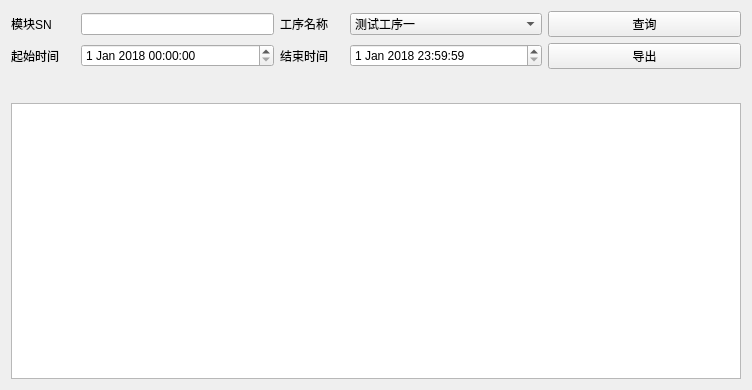
<?xml version="1.0" encoding="UTF-8"?>
<ui version="4.0">
 <class>Form</class>
 <widget class="QWidget" name="Form">
  <property name="geometry">
   <rect>
    <x>0</x>
    <y>0</y>
    <width>752</width>
    <height>390</height>
   </rect>
  </property>
  <property name="windowTitle">
   <string>Form</string>
  </property>
  <layout class="QVBoxLayout" name="verticalLayout_2">
   <item>
    <layout class="QVBoxLayout" name="verticalLayout" stretch="2,1,10">
     <item>
      <layout class="QGridLayout" name="gridLayout" columnstretch="1,3,1,3,3" columnminimumwidth="1,3,1,3,3">
       <item row="0" column="0">
        <widget class="QLabel" name="label">
         <property name="text">
          <string>模块SN</string>
         </property>
        </widget>
       </item>
       <item row="0" column="1">
        <widget class="QLineEdit" name="lineEdit_sn"/>
       </item>
       <item row="1" column="2">
        <widget class="QLabel" name="label_3">
         <property name="text">
          <string>结束时间</string>
         </property>
        </widget>
       </item>
       <item row="1" column="3">
        <widget class="QDateTimeEdit" name="dateTimeEdit_end">
         <property name="dateTime">
          <datetime>
           <hour>23</hour>
           <minute>59</minute>
           <second>59</second>
           <year>2018</year>
           <month>1</month>
           <day>1</day>
          </datetime>
         </property>
        </widget>
       </item>
       <item row="1" column="0">
        <widget class="QLabel" name="label_2">
         <property name="text">
          <string>起始时间</string>
         </property>
        </widget>
       </item>
       <item row="1" column="1">
        <widget class="QDateTimeEdit" name="dateTimeEdit_start">
         <property name="dateTime">
          <datetime>
           <hour>0</hour>
           <minute>0</minute>
           <second>0</second>
           <year>2018</year>
           <month>1</month>
           <day>1</day>
          </datetime>
         </property>
        </widget>
       </item>
       <item row="0" column="2">
        <widget class="QLabel" name="label_4">
         <property name="text">
          <string>工序名称</string>
         </property>
        </widget>
       </item>
       <item row="0" column="3">
        <widget class="QComboBox" name="comboBox">
         <item>
          <property name="text">
           <string>测试工序一</string>
          </property>
         </item>
         <item>
          <property name="text">
           <string>测试工序二</string>
          </property>
         </item>
         <item>
          <property name="text">
           <string>测试工序三</string>
          </property>
         </item>
         <item>
          <property name="text">
           <string>测试工序四</string>
          </property>
         </item>
         <item>
          <property name="text">
           <string>所有测试工序</string>
          </property>
         </item>
        </widget>
       </item>
       <item row="0" column="4">
        <widget class="QPushButton" name="pushButton">
         <property name="text">
          <string>查询</string>
         </property>
        </widget>
       </item>
       <item row="1" column="4">
        <widget class="QPushButton" name="pushButton_load">
         <property name="text">
          <string>导出</string>
         </property>
        </widget>
       </item>
      </layout>
     </item>
     <item>
      <spacer name="verticalSpacer">
       <property name="orientation">
        <enum>Qt::Vertical</enum>
       </property>
       <property name="sizeHint" stdset="0">
        <size>
         <width>20</width>
         <height>40</height>
        </size>
       </property>
      </spacer>
     </item>
     <item>
      <widget class="QTableWidget" name="tableWidget"/>
     </item>
    </layout>
   </item>
  </layout>
 </widget>
 <resources/>
 <connections/>
</ui>
